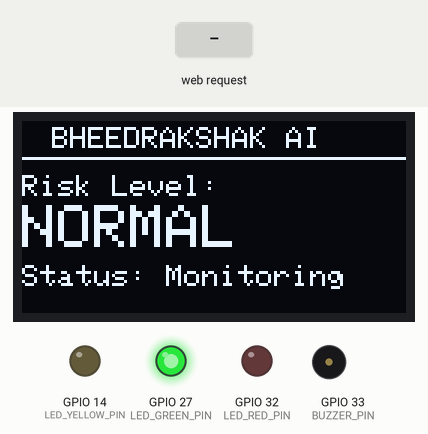
This sketch was run on a simulated ESP32. Parts: 128×64 one-colour display, output pins drawn as LEDs (lit = HIGH), buzzer (waves = sounding, pin HIGH). The test bench sets the inputs (shaded band). WiFi joins after 1.5 s; servers stay silent unless stated; what the sketch prints to the serial monitor is not drawn.

Above: at 3.3 s.
3.4 s: HTTP request GET /command?action=HIGH received
At 4.0 s:
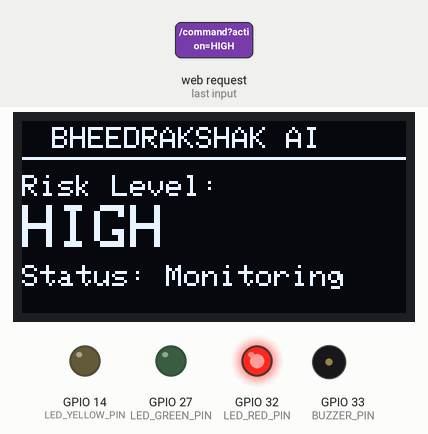
5.0 s: HTTP request GET /command?action=WARNING received
At 5.7 s:
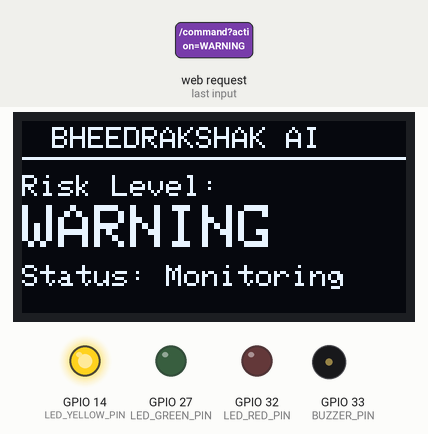
6.5 s: HTTP request GET /command?action=CRITICAL received
At 6.8 s:
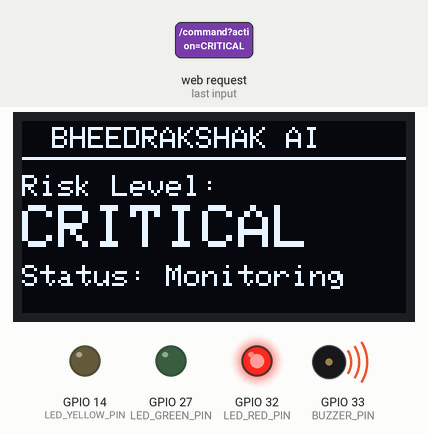
8.6 s: HTTP request GET /command?action=NORMAL received
At 9.7 s:
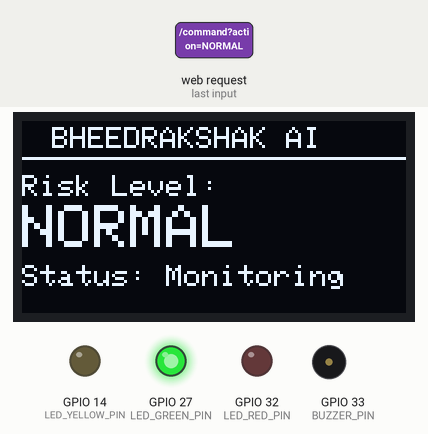
Timing chart, 0 to 11.1 s (numbered marks = the images above; inputs shaded):
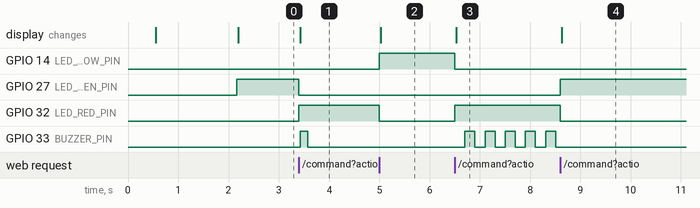

The sketch:

bheedrakshak.ino
```cpp
/*
 * BheedRakshak AI — ESP32 Output Controller Firmware
 *
 * Hardware components:
 *   - OLED (SSD1306 I2C 128x64): SDA=GPIO21, SCL=GPIO22
 *   - Green LED:  GPIO27
 *   - Yellow LED: GPIO14
 *   - Red LED:    GPIO32
 *   - Buzzer:     GPIO33
 *
 * Required Libraries (Install via Arduino IDE Library Manager):
 *   1. "Adafruit SSD1306" by Adafruit
 *   2. "Adafruit GFX Library" by Adafruit
 *   (WiFi.h, WebServer.h, Wire.h are built into the ESP32 Arduino core)
 */

#include <WiFi.h>
#include <WebServer.h>
#include <Wire.h>
#include <Adafruit_GFX.h>
#include <Adafruit_SSD1306.h>

// ==========================================
// 1. Wi-Fi Configuration (Edit these)
// ==========================================
const char* WIFI_SSID     = "YOUR_WIFI_SSID";
const char* WIFI_PASSWORD = "YOUR_WIFI_PASSWORD";

// ==========================================
// 2. Hardware Pin Definitions
// ==========================================
#define OLED_SDA_PIN   21
#define OLED_SCL_PIN   22
#define LED_GREEN_PIN  27
#define LED_YELLOW_PIN 14
#define LED_RED_PIN    32
#define BUZZER_PIN     33

#define SCREEN_WIDTH   128
#define SCREEN_HEIGHT  64
#define OLED_RESET     -1
#define SCREEN_ADDRESS 0x3C

Adafruit_SSD1306 display(SCREEN_WIDTH, SCREEN_HEIGHT, &Wire, OLED_RESET);
WebServer server(80);

// ==========================================
// 3. State Variables
// ==========================================
String currentRiskState = "NORMAL";
String currentExitState = "";

// Non-blocking buzzer state machine
enum BuzzerMode {
  BUZZ_IDLE,
  BUZZ_ONE_BEEP,
  BUZZ_TWO_BEEPS,
  BUZZ_THREE_BEEPS,
  BUZZ_CRITICAL_PULSE
};

BuzzerMode buzzerMode = BUZZ_IDLE;
unsigned long buzzerTimer = 0;
int buzzerStep = 0;

// ==========================================
// 4. OLED Helper
// ==========================================
void updateDisplay() {
  display.clearDisplay();
  display.setTextColor(SSD1306_WHITE);

  // Title Header
  display.setTextSize(1);
  display.setCursor(10, 2);
  display.print("BHEEDRAKSHAK AI");
  display.drawLine(0, 12, 127, 12, SSD1306_WHITE);

  // Risk Level
  display.setTextSize(1);
  display.setCursor(0, 18);
  display.print("Risk Level:");

  display.setTextSize(2);
  display.setCursor(0, 28);
  display.print(currentRiskState);

  // Exit Instruction (if active)
  display.setTextSize(1);
  display.setCursor(0, 48);
  if (currentExitState.length() > 0) {
    display.print("-> ");
    display.print(currentExitState);
  } else {
    display.print("Status: Monitoring");
  }

  display.display();
}

// ==========================================
// 5. LED Control Helper
// ==========================================
void applyRiskLEDs(String risk) {
  if (risk == "NORMAL") {
    digitalWrite(LED_GREEN_PIN, HIGH);
    digitalWrite(LED_YELLOW_PIN, LOW);
    digitalWrite(LED_RED_PIN, LOW);
  } else if (risk == "WARNING") {
    digitalWrite(LED_GREEN_PIN, LOW);
    digitalWrite(LED_YELLOW_PIN, HIGH);
    digitalWrite(LED_RED_PIN, LOW);
  } else if (risk == "HIGH" || risk == "CRITICAL") {
    digitalWrite(LED_GREEN_PIN, LOW);
    digitalWrite(LED_YELLOW_PIN, LOW);
    digitalWrite(LED_RED_PIN, HIGH);
  }
}

// ==========================================
// 6. Non-Blocking Buzzer Engine (millis-based)
// ==========================================
void triggerBuzzer(BuzzerMode mode) {
  buzzerMode = mode;
  buzzerStep = 0;
  buzzerTimer = millis();
  digitalWrite(BUZZER_PIN, LOW);
}

void updateBuzzer() {
  unsigned long now = millis();

  switch (buzzerMode) {
    case BUZZ_IDLE:
      digitalWrite(BUZZER_PIN, LOW);
      break;

    case BUZZ_ONE_BEEP:
      if (buzzerStep == 0) {
        digitalWrite(BUZZER_PIN, HIGH);
        buzzerStep = 1;
        buzzerTimer = now;
      } else if (buzzerStep == 1 && (now - buzzerTimer >= 150)) {
        digitalWrite(BUZZER_PIN, LOW);
        buzzerMode = BUZZ_IDLE;
      }
      break;

    case BUZZ_TWO_BEEPS:
      if (buzzerStep == 0) {
        digitalWrite(BUZZER_PIN, HIGH);
        buzzerStep = 1;
        buzzerTimer = now;
      } else if (buzzerStep == 1 && (now - buzzerTimer >= 100)) {
        digitalWrite(BUZZER_PIN, LOW);
        buzzerStep = 2;
        buzzerTimer = now;
      } else if (buzzerStep == 2 && (now - buzzerTimer >= 80)) {
        digitalWrite(BUZZER_PIN, HIGH);
        buzzerStep = 3;
        buzzerTimer = now;
      } else if (buzzerStep == 3 && (now - buzzerTimer >= 100)) {
        digitalWrite(BUZZER_PIN, LOW);
        buzzerMode = BUZZ_IDLE;
      }
      break;

    case BUZZ_THREE_BEEPS:
      if (buzzerStep == 0) {
        digitalWrite(BUZZER_PIN, HIGH);
        buzzerStep = 1;
        buzzerTimer = now;
      } else if (buzzerStep == 1 && (now - buzzerTimer >= 80)) {
        digitalWrite(BUZZER_PIN, LOW);
        buzzerStep = 2;
        buzzerTimer = now;
      } else if (buzzerStep == 2 && (now - buzzerTimer >= 60)) {
        digitalWrite(BUZZER_PIN, HIGH);
        buzzerStep = 3;
        buzzerTimer = now;
      } else if (buzzerStep == 3 && (now - buzzerTimer >= 80)) {
        digitalWrite(BUZZER_PIN, LOW);
        buzzerStep = 4;
        buzzerTimer = now;
      } else if (buzzerStep == 4 && (now - buzzerTimer >= 60)) {
        digitalWrite(BUZZER_PIN, HIGH);
        buzzerStep = 5;
        buzzerTimer = now;
      } else if (buzzerStep == 5 && (now - buzzerTimer >= 80)) {
        digitalWrite(BUZZER_PIN, LOW);
        buzzerMode = BUZZ_IDLE;
      }
      break;

    case BUZZ_CRITICAL_PULSE:
      // Repeating 200ms ON / 200ms OFF while in CRITICAL state
      if ((now - buzzerTimer) >= 200) {
        buzzerTimer = now;
        int currentLevel = digitalRead(BUZZER_PIN);
        digitalWrite(BUZZER_PIN, currentLevel == HIGH ? LOW : HIGH);
      }
      break;
  }
}

// ==========================================
// 7. HTTP Command Handler: /command?action=X
// ==========================================
void handleCommand() {
  if (!server.hasArg("action")) {
    server.send(400, "text/plain", "Missing action parameter");
    return;
  }

  String action = server.arg("action");
  action.toUpperCase();
  Serial.print("[HTTP] Received command: ");
  Serial.println(action);

  if (action == "NORMAL") {
    currentRiskState = "NORMAL";
    currentExitState = "";
    applyRiskLEDs("NORMAL");
    triggerBuzzer(BUZZ_IDLE);
    updateDisplay();
  } else if (action == "WARNING") {
    currentRiskState = "WARNING";
    applyRiskLEDs("WARNING");
    triggerBuzzer(BUZZ_IDLE);
    updateDisplay();
  } else if (action == "HIGH") {
    currentRiskState = "HIGH";
    applyRiskLEDs("HIGH");
    triggerBuzzer(BUZZ_ONE_BEEP);
    updateDisplay();
  } else if (action == "CRITICAL") {
    currentRiskState = "CRITICAL";
    applyRiskLEDs("CRITICAL");
    triggerBuzzer(BUZZ_CRITICAL_PULSE);
    updateDisplay();
  } else if (action == "OPEN_EXIT_1") {
    currentExitState = "USE EXIT 1";
    triggerBuzzer(BUZZ_TWO_BEEPS);
    updateDisplay();
  } else if (action == "OPEN_EXIT_2") {
    currentExitState = "USE EXIT 2";
    triggerBuzzer(BUZZ_THREE_BEEPS);
    updateDisplay();
  } else if (action == "CLOSE_EXITS") {
    currentExitState = "";
    updateDisplay();
  } else {
    server.send(400, "text/plain", "Unknown action");
    return;
  }

  server.send(200, "text/plain", "OK");
}

// ==========================================
// 8. Setup & Main Loop
// ==========================================
void setup() {
  Serial.begin(115200);
  delay(500);
  Serial.println("\n--- BheedRakshak AI Hardware Controller Starting ---");

  // Initialize GPIO Pins
  pinMode(LED_GREEN_PIN, OUTPUT);
  pinMode(LED_YELLOW_PIN, OUTPUT);
  pinMode(LED_RED_PIN, OUTPUT);
  pinMode(BUZZER_PIN, OUTPUT);

  digitalWrite(LED_GREEN_PIN, LOW);
  digitalWrite(LED_YELLOW_PIN, LOW);
  digitalWrite(LED_RED_PIN, LOW);
  digitalWrite(BUZZER_PIN, LOW);

  // Initialize I2C and OLED
  Wire.begin(OLED_SDA_PIN, OLED_SCL_PIN);
  if (!display.begin(SSD1306_SWITCHCAPVCC, SCREEN_ADDRESS)) {
    Serial.println("[ERROR] SSD1306 OLED allocation failed");
  } else {
    display.clearDisplay();
    display.setTextSize(1);
    display.setTextColor(SSD1306_WHITE);
    display.setCursor(0, 10);
    display.println("BheedRakshak AI");
    display.println("Connecting Wi-Fi...");
    display.display();
  }

  // Connect to Wi-Fi
  Serial.print("Connecting to Wi-Fi: ");
  Serial.println(WIFI_SSID);
  WiFi.mode(WIFI_STA);
  WiFi.begin(WIFI_SSID, WIFI_PASSWORD);

  while (WiFi.status() != WL_CONNECTED) {
    delay(400);
    Serial.print(".");
  }

  Serial.println("\n[Wi-Fi] Connected successfully!");
  Serial.print("[Wi-Fi] Assigned IP Address: http://");
  Serial.println(WiFi.localIP());

  // Setup Web Server Routes
  server.on("/command", handleCommand);
  server.onNotFound([]() {
    server.send(404, "text/plain", "Not Found");
  });

  server.begin();
  Serial.println("[HTTP] WebServer started on port 80");

  // Initial State: NORMAL
  applyRiskLEDs("NORMAL");
  updateDisplay();
}

void loop() {
  server.handleClient();
  updateBuzzer();
}
```

Measured:
- after the input at 3.4 s, GPIO 27 (LED_GREEN_PIN): HIGH → LOW at once; GPIO 32 (LED_RED_PIN): LOW → HIGH at once; GPIO 33 (BUZZER_PIN): LOW → HIGH at once, → LOW 0.15 s later; the display: changes at once (image 1)
- after the input at 5.0 s, GPIO 14 (LED_YELLOW_PIN): LOW → HIGH at once; GPIO 32 (LED_RED_PIN): HIGH → LOW at once; the display: changes at once (image 2)
- after the input at 6.5 s, GPIO 14 (LED_YELLOW_PIN): HIGH → LOW at once; GPIO 32 (LED_RED_PIN): LOW → HIGH at once; GPIO 33 (BUZZER_PIN): alternates HIGH for 0.20 s and LOW for 0.20 s, starting after 0.20 s; the display: changes at once (image 3)
- after the input at 8.6 s, GPIO 27 (LED_GREEN_PIN): LOW → HIGH at once; GPIO 32 (LED_RED_PIN): HIGH → LOW at once; GPIO 33 (BUZZER_PIN): stops changing and stays LOW; the display: changes at once (image 4)
